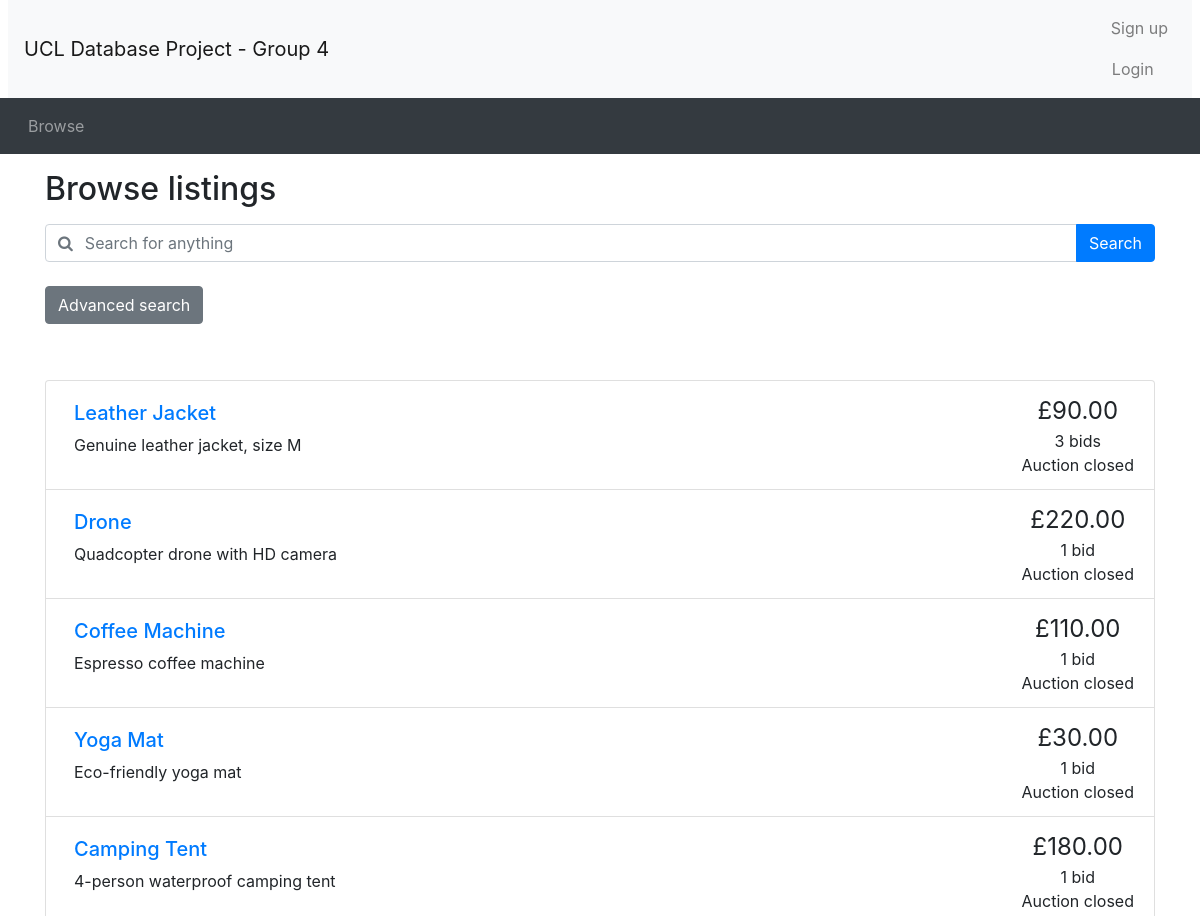
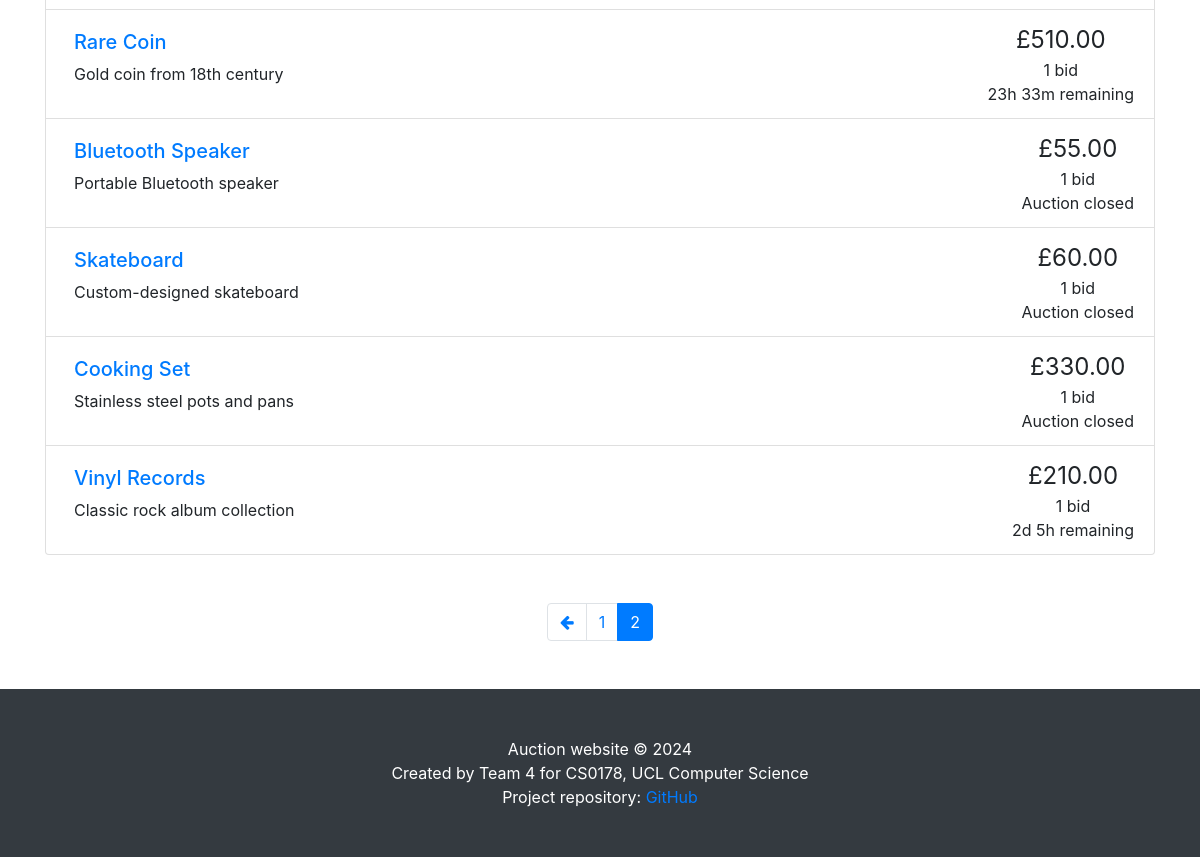
The page /browse.php?page=2 on the database as committed earlier (2 pictures, top to bottom).
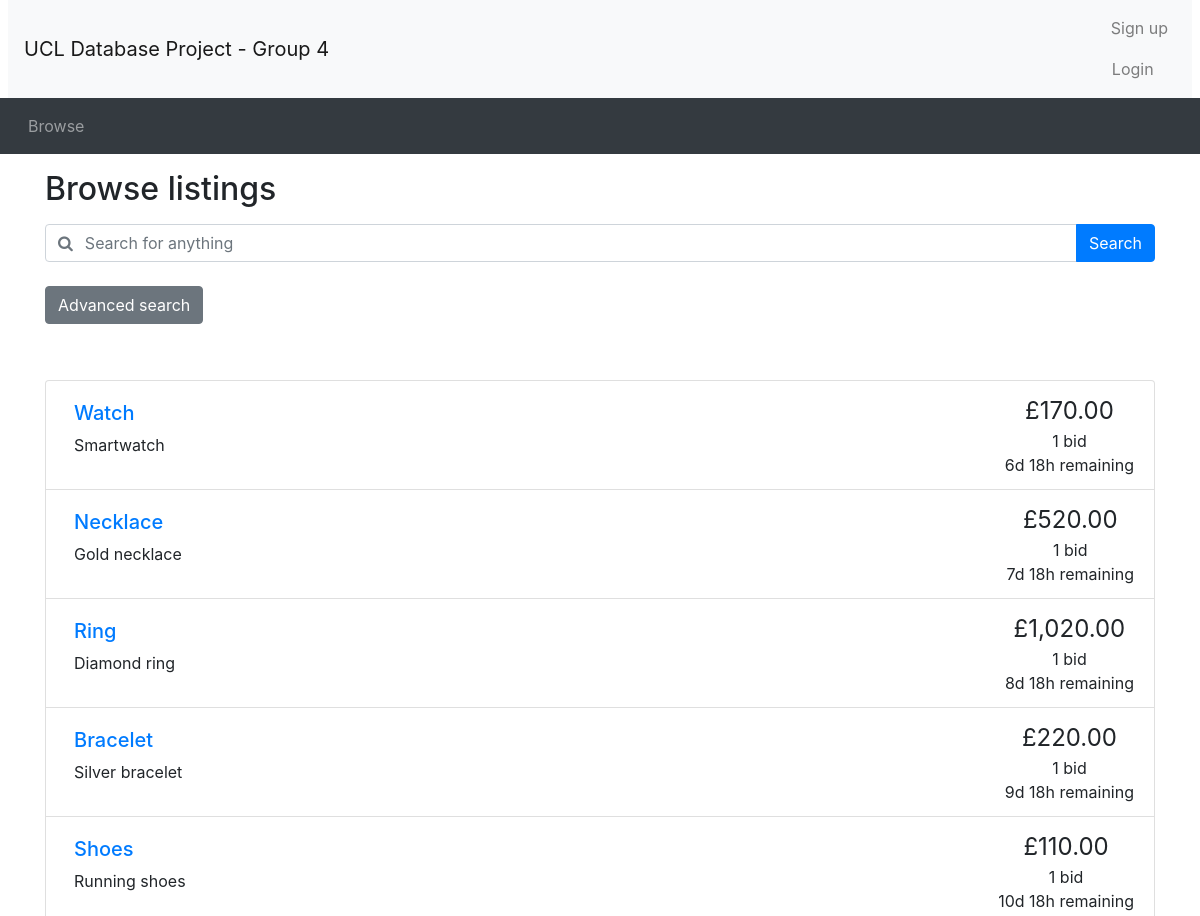
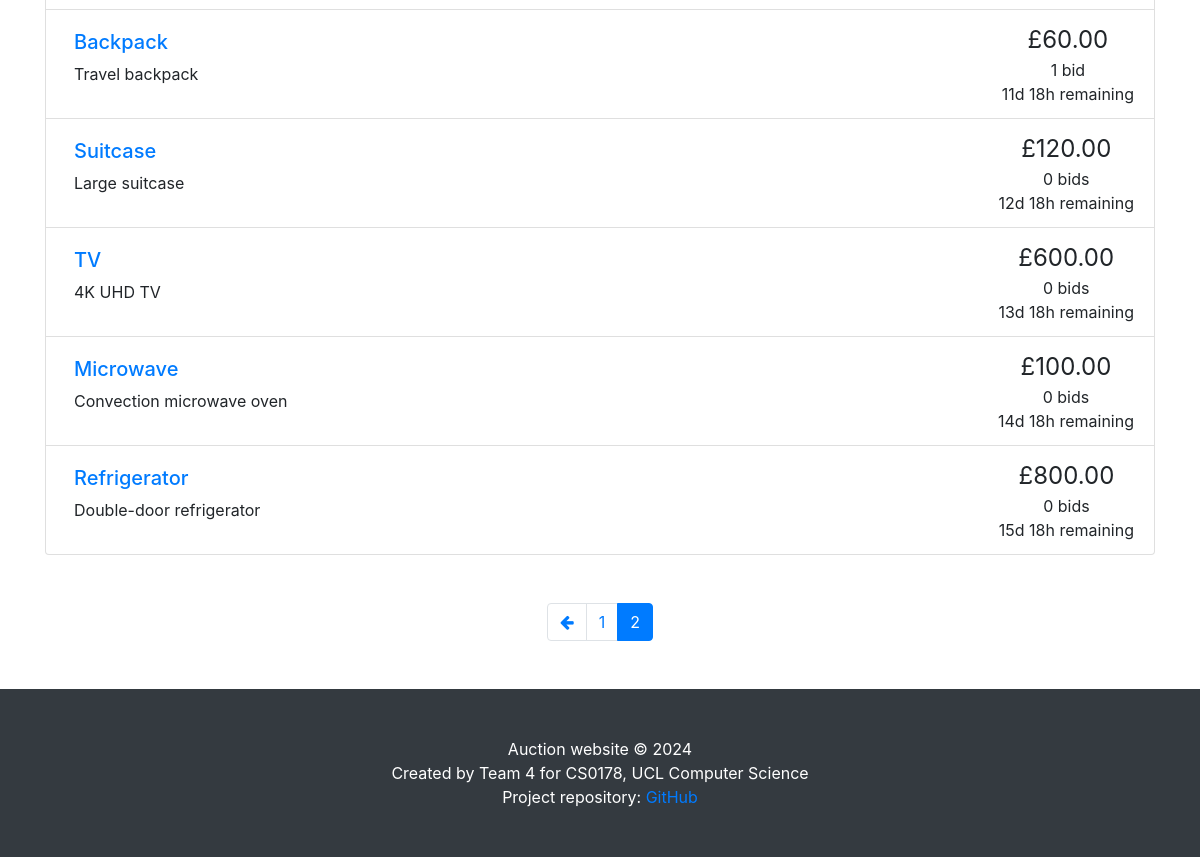
The same page on the database as committed later (2 pictures, top to bottom).
### tables this page shows
CREATE TABLE `auctions` (
    `item_id` INT PRIMARY KEY AUTO_INCREMENT,
    `title` VARCHAR(50) UNIQUE NOT NULL,
    `details` TEXT,
    `category` VARCHAR(30) NOT NULL,
    `startPrice` DECIMAL(10, 2) NOT NULL,
    `reservePrice` DECIMAL(10, 2) CHECK (
        `reservePrice` IS NULL
        OR `reservePrice` >= `startPrice`
    ),
    `startDate` DATETIME NOT NULL,
    `endDate` DATETIME NOT NULL,
    `seller_id` INT NOT NULL,
    `status` ENUM('active', 'closed', 'cancelled') NOT NULL DEFAULT 'active',
    FOREIGN KEY (`seller_id`) REFERENCES `seller` (`user_id`) ON DELETE CASCADE
);

CREATE TABLE `bids` (
    `bid_id` INT PRIMARY KEY AUTO_INCREMENT,
    `buyer_id` INT NOT NULL,
    `item_id` INT NOT NULL,
    `bidPrice` DECIMAL(10, 2) NOT NULL,
    `bidTime` DATETIME NOT NULL,
    FOREIGN KEY (`buyer_id`) REFERENCES `buyer` (`user_id`) ON DELETE CASCADE,
    FOREIGN KEY (`item_id`) REFERENCES `auctions` (`item_id`) ON DELETE CASCADE
);

### utilities.php (the view, shortened to what this page needs)
<?php
function display_time_remaining($interval)
{
    if ($interval->days == 0 && $interval->h == 0) {
        $time_remaining = $interval->format('%im %Ss');
    } else if ($interval->days == 0) {
        $time_remaining = $interval->format('%hh %im');
    } else {
        $time_remaining = $interval->format('%ad %hh');
    }
    return $time_remaining;
}
function print_listing_li($item_id, $title, $desc, $price, $num_bids, $end_time, $status)
{
    if (strlen($desc) > 250) {
        $desc_shortened = substr($desc, 0, 250) . '...';
    } else {
        $desc_shortened = $desc;
    }
    if ($num_bids == 1) {
        $bid = ' bid';
    } else {
        $bid = ' bids';
    }
    if ($status == 'cancelled') {
        $time_remaining = 'Auction cancelled';
    } elseif ($status == 'closed') {
        $time_remaining = 'Auction closed';
    } else {
        $end_time = new DateTime($end_time);
        $now = new DateTime();
        if ($now > $end_time) {
            $time_remaining = 'Auction closed';
        } else {
            $time_to_end = date_diff($now, $end_time);
            $time_remaining = display_time_remaining($time_to_end) . ' remaining';
        }
    }
    echo ('
    <li class="list-group-item d-flex justify-content-between">
    <div class="p-2 mr-5"><h5><a href="listing.php?item_id=' . $item_id . '">' . $title . '</a></h5>' . $desc_shortened . '</div>
    <div class="text-center text-nowrap"><span style="font-size: 1.5em">£' . number_format($price, 2) . '</span><br/>' . $num_bids . $bid . '<br/>' . $time_remaining . '</div>
  </li>'
    );
}
?>

### header.php (shortened to what this page needs)
<!doctype html>
<html lang="en">
<head>
    <link rel="stylesheet" href="css/bootstrap.min.css">
    <link rel="stylesheet" href="https://cdnjs.cloudflare.com/ajax/libs/font-awesome/4.7.0/css/font-awesome.min.css">
    <link rel="stylesheet" href="css/custom.css">
</head>
<body>
    <nav class="navbar navbar-expand-lg navbar-light bg-light mx-2">
        <a class="navbar-brand" href="browse.php">UCL Database Project - Group 4 </a>
        <ul class="navbar-nav ml-auto">
            <li class="nav-item">
                <?php
                if (isset($_SESSION['logged_in']) && $_SESSION['logged_in'] == true) {
                    echo 'Welcome, <a href="user_info.php" class="nav-link d-inline">' . $_SESSION['username'] . '</a>';
                    echo " Logged in as: " . $_SESSION['account_type'];
                    echo '<a class="nav-link" href="logout.php">Logout</a>';
                } else {
                    echo '<a class="nav-link" href="register.php">Sign up</a>';
                    echo '<button type="button" class="btn nav-link" data-toggle="modal" data-target="#loginModal">Login</button>';
                }
                ?>
            </li>
        </ul>
    </nav>
    <nav class="navbar navbar-expand-lg navbar-dark bg-dark">
        <ul class="navbar-nav align-middle">
            <li class="nav-item mx-1">
                <a class="nav-link" href="browse.php">Browse</a>
            </li>
        </ul>
    </nav>

### browse.php (shortened to what this page needs)
<?php include_once("header.php") ?>
<?php require("utilities.php") ?>
<div class="container">
	<h2 class="my-3">Browse listings</h2>
	<?php include_once "search_bar.php" ?>
</div>
<?php
if (!isset($_GET['page'])) {
	$curr_page = 1;
} else {
	$curr_page = $_GET['page'];
}
$curr_page = (int)$curr_page;
$sql = "SELECT * FROM auctions";
$result_q = mysqli_query($con, $sql);
$num_results = mysqli_num_rows($result_q);
$results_per_page = 10;
$max_page = ceil($num_results / $results_per_page);
?>
<div class="container mt-5">
	<ul class="list-group">
		<?php
		if ($result_q->num_rows <= 0) {
			echo "No accessible auctions.";
		} else {
			if ($curr_page != "") {
				$sql .= " LIMIT " . (($curr_page - 1) * $results_per_page) . ", $results_per_page";
			}
			$result_q = mysqli_query($con, $sql);
			while ($fetch = mysqli_fetch_array($result_q)) {
				$item_id = $fetch['item_id'];
				$title = $fetch['title'];
				$description = $fetch['details'];
				$bid_sql = "SELECT bidPrice FROM bids WHERE item_id = $item_id ORDER BY bidPrice DESC";
				$bid_result = mysqli_query($con, $bid_sql);
				$num_bids = mysqli_num_rows($bid_result);
				if ($num_bids > 0) {
					$current_price = mysqli_fetch_array($bid_result)[0];
				} else {
					$current_price = $fetch['startPrice'];
				}
				$status = $fetch['status'];
				$end_date = $fetch['endDate'];
				print_listing_li($item_id, $title, $description, $current_price, $num_bids, $end_date, $status);
			}
		}
		?>
	</ul>
	<nav aria-label="Search results pages" class="mt-5">
		<ul class="pagination justify-content-center">
			<?php
			if ($result_q->num_rows > 0) {
				$querystring = "";
				$high_page_boost = max(3 - $curr_page, 0);
				$low_page_boost = max(2 - ($max_page - $curr_page), 0);
				$low_page = max(1, $curr_page - 2 - $low_page_boost);
				$high_page = min($max_page, $curr_page + 2 + $high_page_boost);
				if ($curr_page != 1) {
					echo ('
    <li class="page-item">
      <a class="page-link" href="browse.php?' . $querystring . 'page=' . ($curr_page - 1) . '" aria-label="Previous">
        <span aria-hidden="true"><i class="fa fa-arrow-left"></i></span>
        <span class="sr-only">Previous</span>
      </a>
    </li>');
				}
				for ($i = $low_page; $i <= $high_page; $i++) {
					if ($i == $curr_page) {
						echo ('
    <li class="page-item active">');
					} else {
						echo ('
    <li class="page-item">');
					}
					echo ('
      <a class="page-link" href="browse.php?' . $querystring . 'page=' . $i . '">' . $i . '</a>
    </li>');
				}
			}
			?>
		</ul>
	</nav>
</div>
<?php include_once("footer.php") ?>

### search_bar.php (shortened to what this page needs)
<div id="searchSpecs">
    <form method="get" action="">
        <div class="row">
            <div class="col-md-12 mb-2">
                <div class="form-group">
                    <div class="input-group w-100">
                        <div class="input-group-prepend">
                            <span class="input-group-text bg-transparent pr-0 text-muted">
                                <i class="fa fa-search"></i>
                            </span>
                        </div>
                        <input type="text" class="form-control border-left-0" name="keyword" id="keyword"
                            placeholder="Search for anything">
                        <div class="input-group-append">
                            <button type="submit" class="btn btn-primary">Search</button>
                        </div>
                    </div>
                </div>
            </div>
        </div>
        <button class="btn btn-secondary mb-2" type="button" data-toggle="collapse" data-target="#advancedSearch"
            aria-expanded="false" aria-controls="advancedSearch">
            Advanced search
        </button>
    </form>
</div>

### footer.php (shortened to what this page needs)
<footer class="py-5 bg-dark mt-5">
    <div class="container">
        <p class="m-0 text-center text-white">Auction website &copy; 2024</p>
        <p class="m-0 text-center text-white">Created by Team 4 for CS0178, UCL Computer Science</p>
        <p class="m-0 text-center text-white">Project repository: <a href="https://github.com/Hanekawa1012/Database-Group-4-Project">GitHub</a></p>
    </div>
</body>
</html>

Rows that differ between the two databases and show on the page:
changed auctions: title "Leather Jacket" → "Watch"; details "Genuine leather jacket, size M" → "Smartwatch"; bids.bidPrice "90.00" → "170.00"; num_bids "3" → "1"; bid "bids" → "bid"; endDate "Auction closed" → "6d 18h remaining"
changed auctions: title "Drone" → "Necklace"; details "Quadcopter drone with HD camera" → "Gold necklace"; bids.bidPrice "220.00" → "520.00"; endDate "Auction closed" → "7d 18h remaining"
changed auctions: title "Coffee Machine" → "Ring"; details "Espresso coffee machine" → "Diamond ring"; bids.bidPrice "110.00" → "1,020.00"; endDate "Auction closed" → "8d 18h remaining"
changed auctions: title "Yoga Mat" → "Bracelet"; details "Eco-friendly yoga mat" → "Silver bracelet"; bids.bidPrice "30.00" → "220.00"; endDate "Auction closed" → "9d 18h remaining"
changed auctions: title "Camping Tent" → "Shoes"; details "4-person waterproof camping tent" → "Running shoes"; bids.bidPrice "180.00" → "110.00"; endDate "Auction closed" → "10d 18h remaining"
changed auctions: title "Rare Coin" → "Backpack"; details "Gold coin from 18th century" → "Travel backpack"; bids.bidPrice "510.00" → "60.00"; endDate "23h 33m remaining" → "11d 18h remaining"
changed auctions: title "Bluetooth Speaker" → "Suitcase"; details "Portable Bluetooth speaker" → "Large suitcase"; startPrice "55.00" → "120.00"; num_bids "1" → "0"; bid "bid" → "bids"; endDate "Auction closed" → "12d 18h remaining"
changed auctions: title "Skateboard" → "TV"; details "Custom-designed skateboard" → "4K UHD TV"; startPrice "60.00" → "600.00"; num_bids "1" → "0"; bid "bid" → "bids"; endDate "Auction closed" → "13d 18h remaining"
changed auctions: title "Cooking Set" → "Microwave"; details "Stainless steel pots and pans" → "Convection microwave oven"; startPrice "330.00" → "100.00"; num_bids "1" → "0"; bid "bid" → "bids"; endDate "Auction closed" → "14d 18h remaining"
changed auctions: title "Vinyl Records" → "Refrigerator"; details "Classic rock album collection" → "Double-door refrigerator"; startPrice "210.00" → "800.00"; num_bids "1" → "0"; bid "bid" → "bids"; endDate "2d 5h remaining" → "15d 18h remaining"
